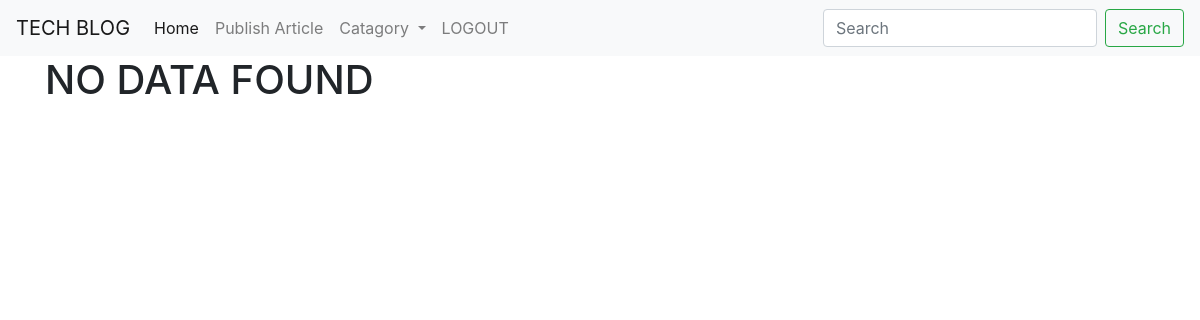
The page /jenkins/ on the database as committed earlier.
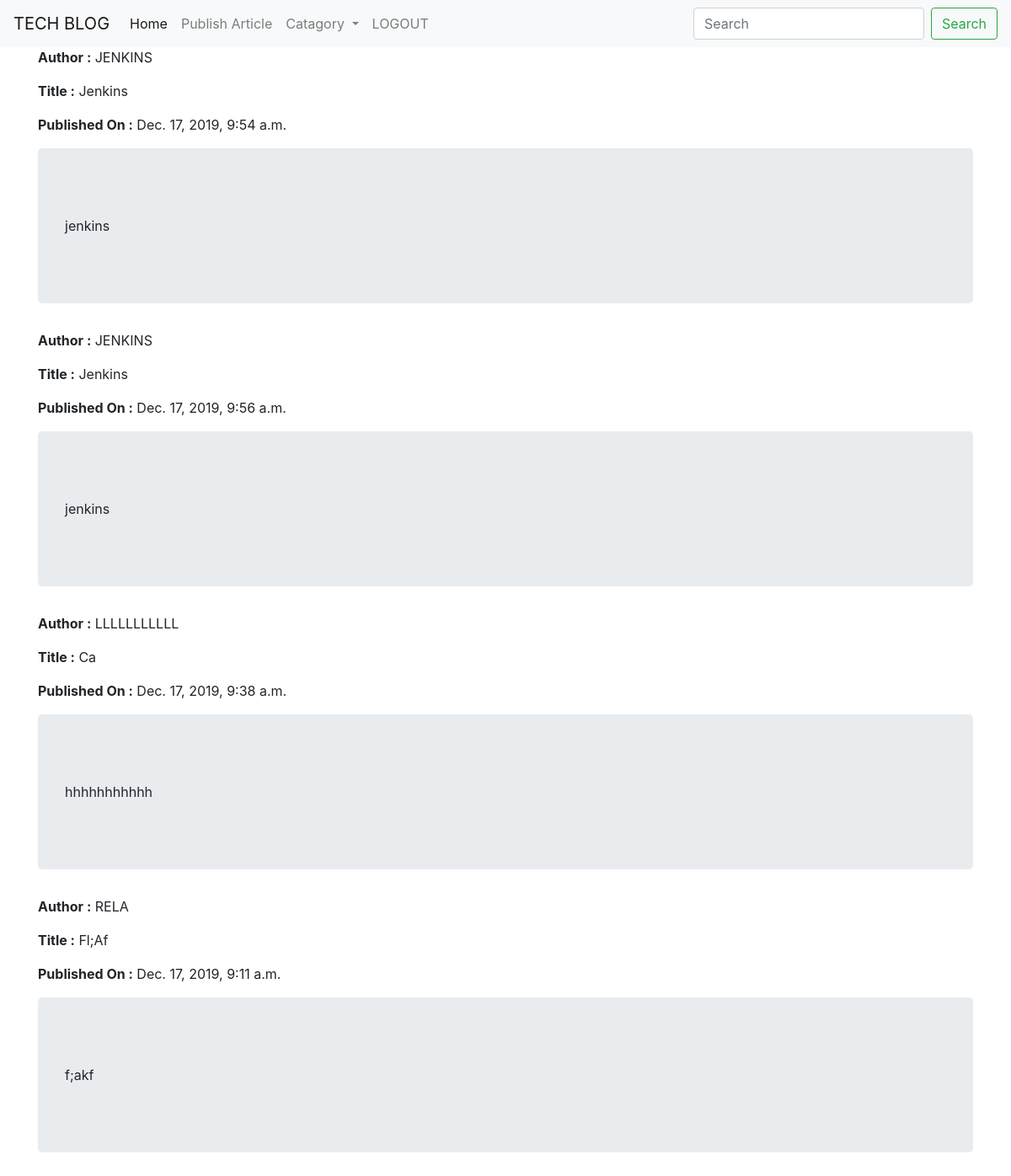
The same page on the database as committed later.
### devops_blog/models.py (models this page shows)
class blogmodel(models.Model):
    MAIN_TOPICS = (
        ('G', 'GIT'),
        ('J', 'JENKINS'),
        ('B', 'BUILD TOOLS'),
        ('D', 'DOCKER'),
        ('A', 'ANSIBLE'),
        ('K', 'KUBERNATES'),
        ('C', 'CLOUD'),
        ('L', 'LINUX'),
        ('P', 'PYTHON'),
        ('S', 'DATA SCIENCE'),
        ('M', 'MACHINE LEARNING'),
        ('O','MONITORING TOOLS')
    )
    type = models.CharField(max_length=20, choices=MAIN_TOPICS)
    author_name = models.CharField(max_length=60)
    article_name = models.CharField(max_length=150)
    date_time = models.DateTimeField(auto_now=True, auto_now_add=False)
    content = models.TextField()

### devops_blog/views.py (the view)
# urls.py: path('jenkins/',views.jenkinsview,name='jenkins'),
def jenkinsview(request):
    my_list = blogmodel.objects.order_by('author_name')
    my_dict = {'form':my_list}
    return render(request,'devops_blog/jenkins.html',context=my_dict)

### devops_blog/templates/devops_blog/jenkins.html
{% extends 'devops_blog/base.html' %}
{% block body_block %}
<div class="container">
  {% if form %}
  {% for k in form %}
  {% if k.type == 'J' %}
  <p><b>Author :</b> {{ k.author_name|upper }}</p>
  <p><b>Title :</b> {{ k.article_name|title }}</p>
  <p><b>Published On :</b> {{ k.date_time }}</p>
    <div class="jumbotron">
    <p>{{ k.content|linebreaks }}</p>
    </div>
  {% endif %}
  {% endfor %}
  {% else %}
  <h1>NO DATA FOUND</h1>
  {% endif %}
</div>
{% endblock %}

### devops_blog/templates/devops_blog/base.html (shortened to what this page needs)
<!DOCTYPE html>
<html lang="en" dir="ltr">
  <head>
    <link rel="stylesheet" href="https://stackpath.bootstrapcdn.com/bootstrap/4.4.1/css/bootstrap.min.css">
  </head>
  <body>
    <nav class="navbar navbar-expand-lg navbar-light bg-light">
  <a class="navbar-brand" href="#">TECH BLOG</a>
  <div class="collapse navbar-collapse" id="navbarSupportedContent">
    <ul class="navbar-nav mr-auto">
      <li class="nav-item active">
        <a class="nav-link" href="{% url 'devops_blog:all_blogs' %}">Home <span class="sr-only">(current)</span></a>
      </li>
      <li class="nav-item">
        <a class="nav-link" href="{% url 'devops_blog:blogform' %}">Publish Article</a>
      </li>
      <li class="nav-item dropdown">
        <a class="nav-link dropdown-toggle" href="#" id="navbarDropdown" role="button" data-toggle="dropdown" aria-haspopup="true" aria-expanded="false">
          Catagory
        </a>
      </li>
      <li class="nav-item">
        <a class="nav-link" href="{% url 'user_logout' %}">LOGOUT</a>
        </li>
    </ul>
    <form class="form-inline my-2 my-lg-0">
      <input class="form-control mr-sm-2" type="search" placeholder="Search" aria-label="Search">
      <button class="btn btn-outline-success my-2 my-sm-0" type="submit">Search</button>
    </form>
  </div>
</nav>
  {% block body_block %}
  {% endblock %}
  </body>
</html>

Rows that differ between the two databases and show on the page:
added blogmodel: author_name "JENKINS", article_name "Jenkins", date_time "Dec. 17, 2019, 9:54 a.m.", content "jenkins"
added blogmodel: author_name "JENKINS", article_name "Jenkins", date_time "Dec. 17, 2019, 9:56 a.m.", content "jenkins"
added blogmodel: author_name "LLLLLLLLLLL", article_name "Ca", date_time "Dec. 17, 2019, 9:38 a.m.", content "hhhhhhhhhhh"
added blogmodel: author_name "RELA", article_name "Fl;Af", date_time "Dec. 17, 2019, 9:11 a.m.", content "f;akf"
Other text that changed with them:
text no longer shown: "NO DATA FOUND"
